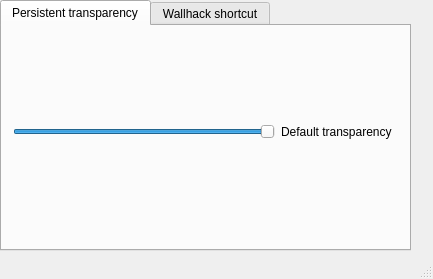
<?xml version="1.0" encoding="UTF-8"?>
<ui version="4.0">
 <class>MainWindow</class>
 <widget class="QMainWindow" name="MainWindow">
  <property name="geometry">
   <rect>
    <x>0</x>
    <y>0</y>
    <width>433</width>
    <height>279</height>
   </rect>
  </property>
  <property name="windowTitle">
   <string>WallhackGUI</string>
  </property>
  <widget class="QWidget" name="centralWidget">
   <widget class="QTabWidget" name="tabWidget">
    <property name="geometry">
     <rect>
      <x>0</x>
      <y>0</y>
      <width>411</width>
      <height>251</height>
     </rect>
    </property>
    <property name="currentIndex">
     <number>0</number>
    </property>
    <widget class="QWidget" name="tab">
     <attribute name="title">
      <string>Persistent transparency</string>
     </attribute>
     <widget class="QWidget" name="gridLayoutWidget">
      <property name="geometry">
       <rect>
        <x>0</x>
        <y>0</y>
        <width>401</width>
        <height>211</height>
       </rect>
      </property>
      <layout class="QGridLayout" name="gridLayout_2">
       <item row="0" column="1">
        <widget class="QLabel" name="label_2">
         <property name="text">
          <string>Default transparency</string>
         </property>
        </widget>
       </item>
       <item row="0" column="0">
        <widget class="QSlider" name="horizontalSlider_2">
         <property name="maximum">
          <number>100</number>
         </property>
         <property name="singleStep">
          <number>5</number>
         </property>
         <property name="value">
          <number>100</number>
         </property>
         <property name="orientation">
          <enum>Qt::Horizontal</enum>
         </property>
        </widget>
       </item>
      </layout>
     </widget>
    </widget>
    <widget class="QWidget" name="tab_2">
     <attribute name="title">
      <string>Wallhack shortcut</string>
     </attribute>
     <widget class="QWidget" name="gridLayoutWidget_2">
      <property name="geometry">
       <rect>
        <x>0</x>
        <y>0</y>
        <width>401</width>
        <height>211</height>
       </rect>
      </property>
      <layout class="QGridLayout" name="gridLayout_3">
       <item row="0" column="0">
        <widget class="ShortcutPlainTextEdit" name="plainTextEdit">
         <property name="plainText">
          <string>Waiting for pressing simultaneously 2 keys...</string>
         </property>
        </widget>
       </item>
       <item row="1" column="0">
        <widget class="QPushButton" name="pushButton">
         <property name="text">
          <string>Set wallhack shortcut</string>
         </property>
        </widget>
       </item>
      </layout>
     </widget>
    </widget>
   </widget>
  </widget>
  <widget class="QMenuBar" name="menuBar">
   <property name="geometry">
    <rect>
     <x>0</x>
     <y>0</y>
     <width>433</width>
     <height>21</height>
    </rect>
   </property>
  </widget>
  <widget class="QStatusBar" name="statusBar"/>
 </widget>
 <layoutdefault spacing="6" margin="11"/>
 <customwidgets>
  <customwidget>
   <class>ShortcutPlainTextEdit</class>
   <extends>QPlainTextEdit</extends>
   <header>ShortcutPlainTextEdit.h</header>
  </customwidget>
 </customwidgets>
 <resources/>
 <connections/>
</ui>
